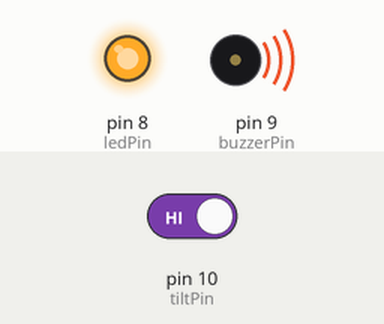
Simulated run of this sketch. Board: Arduino Uno, built with avr-gcc and run on an emulated ATmega328P. Shown: output pins drawn as LEDs (lit = HIGH), buzzer (waves = sounding, pin HIGH). The test bench sets the inputs (shaded band); at power-on: pin 10 (tiltPin) HIGH.

Above: at 0.1 s.
Timing chart, 0 to 1.6 s (numbered marks = the images above):
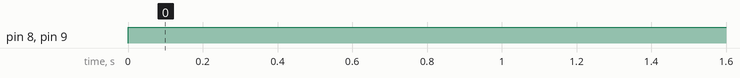

Measured:
- by itself, pin 8 (ledPin), pin 9 (buzzerPin): LOW → HIGH at 0.00 s

The sketch:

Tilt_Switch.ino
```cpp
// Pin Variables
int ledPin = 8;
int buzzerPin = 9;
int tiltPin = 10;


void setup() {
  // put your setup code here, to run once:
  // Set Up Pins
  pinMode (ledPin, OUTPUT);
  pinMode (buzzerPin, OUTPUT);
  pinMode (tiltPin, INPUT_PULLUP);

  // Make Sure LED And Buzzer Are Turned Off
  digitalWrite(ledPin, LOW);
  digitalWrite(buzzerPin, LOW);

}

void loop() {
  // put your main code here, to run repeatedly:

  // Monitor the tilt switch
  // If the input goes high, it means the contact has been broken, and
  // the internal pullup resistor is now able to pull the input to HIGH.
  // Notice that this acts as a trigger. Once we see a HIGH signal on the
  // tilt switch, we activate the LED and the buzzer, but we never set
  // them low again.

  if(digitalRead(tiltPin) == HIGH) {
    digitalWrite(ledPin, HIGH);
    digitalWrite(buzzerPin, HIGH);


  }
}
```
